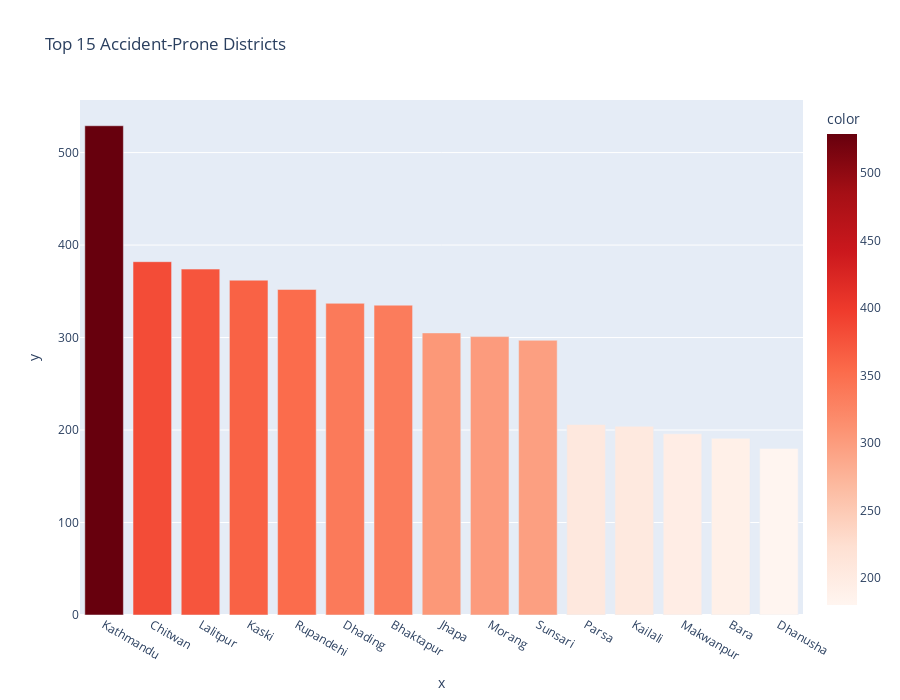
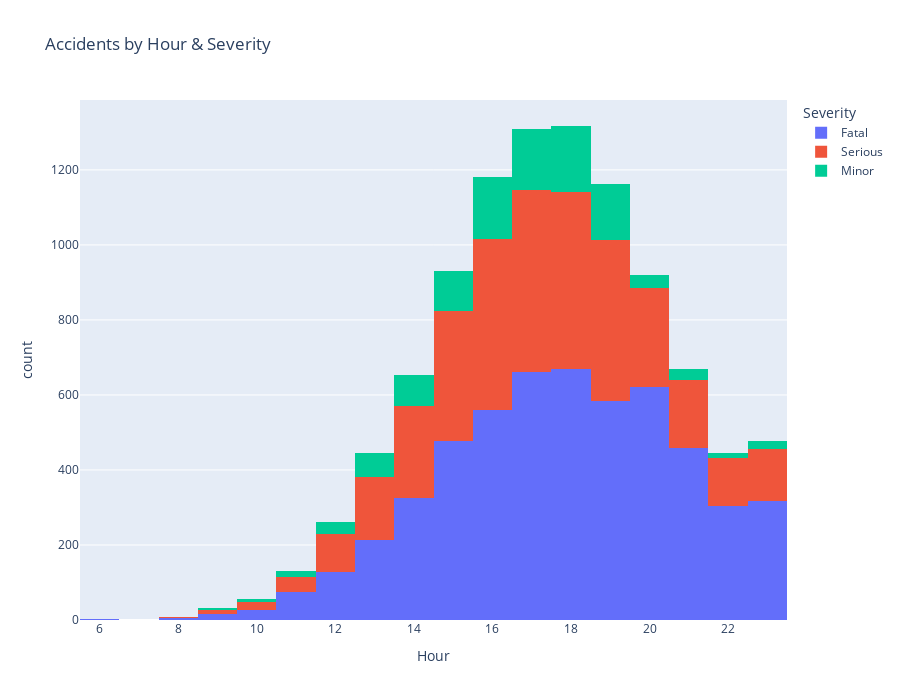

Notebook code for these charts, in order:
### Code cell
top15 = df['District'].value_counts().head(15)
fig3 = px.bar(x=top15.index, y=top15.values, title="Top 15 Accident-Prone Districts",
              color=top15.values, color_continuous_scale='Reds', height=700)
fig3.write_image("3_Top_Districts.png", scale=3); fig3.write_image("3_Top_Districts.pdf")
fig3.show()


fig4 = px.histogram(df, x='Hour', color='Severity', title="Accidents by Hour & Severity", barmode='stack', height=700)
fig4.write_image("4_Hour_Severity.png", scale=3)
fig4.show()

print("All 8 plots saved as high-resolution PNG + PDF!")

### Figure 1 — Plotly figure (JSON) as saved in the notebook; plotly's stock layout.template omitted (floating-point values rounded to 4 significant figures)
{"data": [{"hovertemplate": "x=%{x}<br>y=%{y}<br>color=%{marker.color}<extra></extra>", "legendgroup": "", "marker": {"color": [529, 382, 374, 362, 352, 337, 335, 305, 301, 297, 206, 204, 196, 191, 180], "coloraxis": "coloraxis", "pattern": {"shape": ""}}, "name": "", "orientation": "v", "showlegend": false, "textposition": "auto", "type": "bar", "x": ["Kathmandu", "Chitwan", "Lalitpur", "Kaski", "Rupandehi", "Dhading", "Bhaktapur", "Jhapa", "Morang", "Sunsari", "Parsa", "Kailali", "Makwanpur", "Bara", "Dhanusha"], "xaxis": "x", "y": [529, 382, 374, 362, 352, 337, 335, 305, 301, 297, 206, 204, 196, 191, 180], "yaxis": "y"}], "layout": {"barmode": "relative", "coloraxis": {"colorbar": {"title": {"text": "color"}}, "colorscale": [[0, "rgb(255,245,240)"], [0.125, "rgb(254,224,210)"], [0.25, "rgb(252,187,161)"], [0.375, "rgb(252,146,114)"], [0.5, "rgb(251,106,74)"], [0.625, "rgb(239,59,44)"], [0.75, "rgb(203,24,29)"], [0.875, "rgb(165,15,21)"], [1, "rgb(103,0,13)"]]}, "height": 700, "legend": {"tracegroupgap": 0}, "title": {"text": "Top 15 Accident-Prone Districts"}, "xaxis": {"anchor": "y", "domain": [0, 1], "title": {"text": "x"}}, "yaxis": {"anchor": "x", "domain": [0, 1], "title": {"text": "y"}}}}

### Figure 2 — Plotly figure (JSON) as saved in the notebook; plotly's stock layout.template omitted (floating-point values rounded to 4 significant figures; data arrays with more than 128 entries replaced by an {"elided": "..."} marker saying what was removed)
{"data": [{"bingroup": "x", "hovertemplate": "Severity=Fatal<br>Hour=%{x}<br>count=%{y}<extra></extra>", "legendgroup": "Fatal", "marker": {"color": "#636efa", "pattern": {"shape": ""}}, "name": "Fatal", "orientation": "v", "showlegend": true, "type": "histogram", "x": {"elided": "5446 int values"}, "xaxis": "x", "yaxis": "y"}, {"bingroup": "x", "hovertemplate": "Severity=Serious<br>Hour=%{x}<br>count=%{y}<extra></extra>", "legendgroup": "Serious", "marker": {"color": "#EF553B", "pattern": {"shape": ""}}, "name": "Serious", "orientation": "v", "showlegend": true, "type": "histogram", "x": {"elided": "3486 int values"}, "xaxis": "x", "yaxis": "y"}, {"bingroup": "x", "hovertemplate": "Severity=Minor<br>Hour=%{x}<br>count=%{y}<extra></extra>", "legendgroup": "Minor", "marker": {"color": "#00cc96", "pattern": {"shape": ""}}, "name": "Minor", "orientation": "v", "showlegend": true, "type": "histogram", "x": {"elided": "1068 int values"}, "xaxis": "x", "yaxis": "y"}], "layout": {"barmode": "stack", "height": 700, "legend": {"title": {"text": "Severity"}, "tracegroupgap": 0}, "title": {"text": "Accidents by Hour & Severity"}, "xaxis": {"anchor": "y", "domain": [0, 1], "title": {"text": "Hour"}}, "yaxis": {"anchor": "x", "domain": [0, 1], "title": {"text": "count"}}}}
